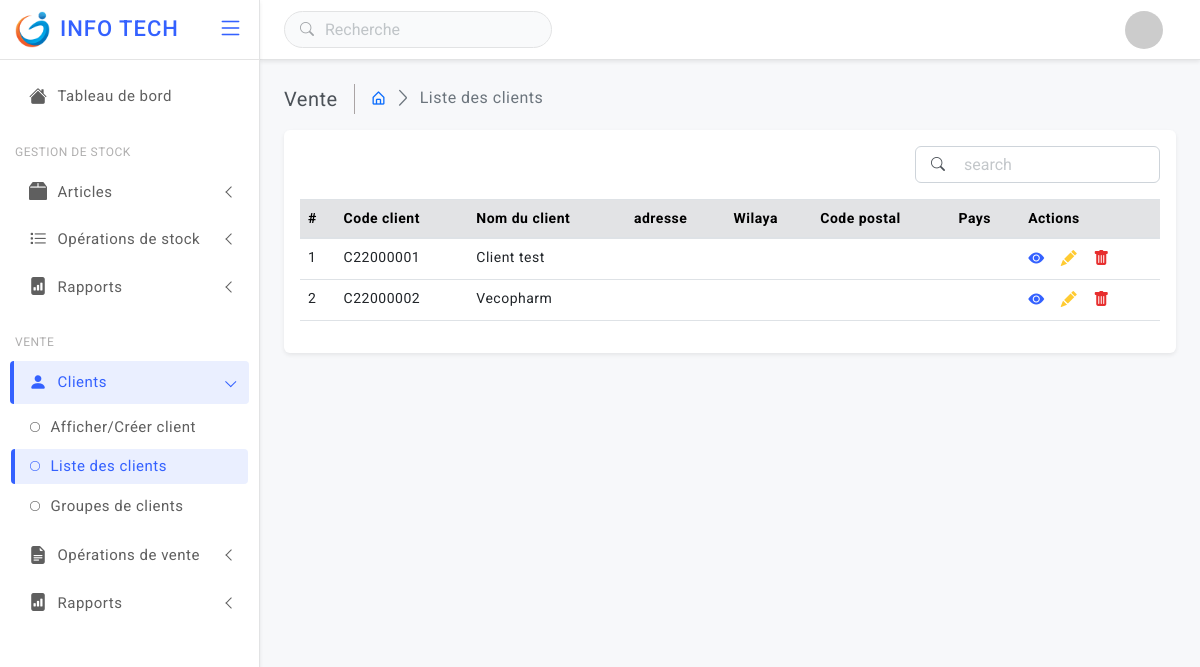
The app's page /controller/customer_list.php (signed in), older data.
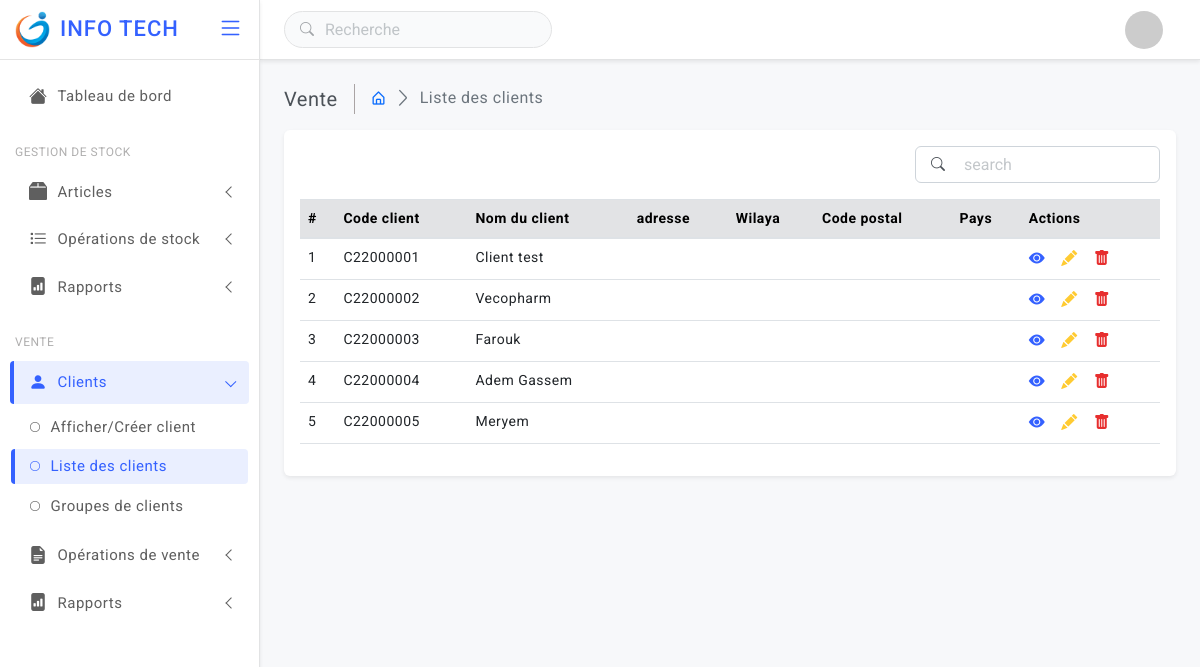
The same page, newer data.
### tables this page shows
CREATE TABLE `OCRD` (
  `id` int NOT NULL,
  `partname` varchar(200) NOT NULL,
  `parttype` varchar(1) NOT NULL,
  `cardcode` varchar(10) NOT NULL
);

### www/controller/customer_list.php (called while the page is built, shortened)
<?php
include("../model/database.php");
include("../model/bp.php");
$data = new connect;
$db = $data->db_connect();
$bp = new partner;
$clients = $bp->client_get_all($db);
?>
<?php
    include("../view/layout/header_layout.php");
    include("../view/layout/top_header_layout.php");
    include("../view/layout/sidebar_layout.php");
    include("../view/customer_list_view.php");
    include("../view/layout/footer.php") ?>

### www/model/bp.php (called while the page is built, shortened)
<?php
class partner
{
    public function client_get_all($db)
    {
        $requete = $db->prepare("select * from OCRD WHERE parttype='C'");
        $requete->execute();
        $rows = $requete->fetchAll();
        return $rows;
    }
}
?>

### www/view/customer_list_view.php (the view)
<main class="page-content">
            <div class="page-breadcrumb d-none d-sm-flex align-items-center mb-3">
              <div class="breadcrumb-title pe-3">Vente</div>
              <div class="ps-3">
                <nav aria-label="breadcrumb">
                  <ol class="breadcrumb mb-0 p-0">
                    <li class="breadcrumb-item"><a href="javascript:;"><i class="bx bx-home-alt"></i></a>
                    </li>
                    <li class="breadcrumb-item active" aria-current="page">Liste des clients</li>
                  </ol>
                </nav>
              </div>
            </div>
               <div class="card">
                 <div class="card-body">
                   <div class="d-flex align-items-center">
                       <form class="ms-auto position-relative">
                         <div class="position-absolute top-50 translate-middle-y search-icon px-3"><i class="bi bi-search"></i></div>
                         <input class="form-control ps-5" type="text" placeholder="search">
                       </form>
                   </div>
                   <div class="table-responsive mt-3">
                     <table class="table align-middle">
                       <thead class="table-secondary">
                         <tr>
                          <th>#</th>
                          <th>Code client</th>
                          <th>Nom du client</th>
                          <th>adresse</th>
                          <th>Wilaya</th>
                          <th>Code postal</th>
                          <th>Pays</th>
                          <th>Actions</th>
                         </tr>
                       </thead>
                       <tbody>
                        <?php foreach ($clients as $key => $client) {?>
                         <tr>
                          <td><?php echo $client['id'] ?></td>
                          <td><?php echo $client['cardcode'] ?></td>
                          <td><?php echo $client['partname'] ?></td>
                           <td></td>
                           <td></td>
                           <td></td>
                           <td></td>
                           <td>
                             <div class="table-actions d-flex align-items-center gap-3 fs-6">
                               <a href="javascript:;" class="text-primary" data-bs-toggle="tooltip" data-bs-placement="bottom" title="Views"><i class="bi bi-eye-fill"></i></a>
                               <a href="javascript:;" class="text-warning" data-bs-toggle="tooltip" data-bs-placement="bottom" title="Edit"><i class="bi bi-pencil-fill"></i></a>
                               <a href="javascript:;" class="text-danger" data-bs-toggle="tooltip" data-bs-placement="bottom" title="Delete"><i class="bi bi-trash-fill"></i></a>
                             </div>
                           </td>
                         </tr>
                         <?php }?>
                       </tbody>
                     </table>
                   </div>
                 </div>
              </div>
          </main>

Row changes from the older to the newer data that the page shows:
added ocrd: id "3", cardcode "C22000003", partname "Farouk"
added ocrd: id "4", cardcode "C22000004", partname "Adem Gassem"
added ocrd: id "5", cardcode "C22000005", partname "Meryem"
